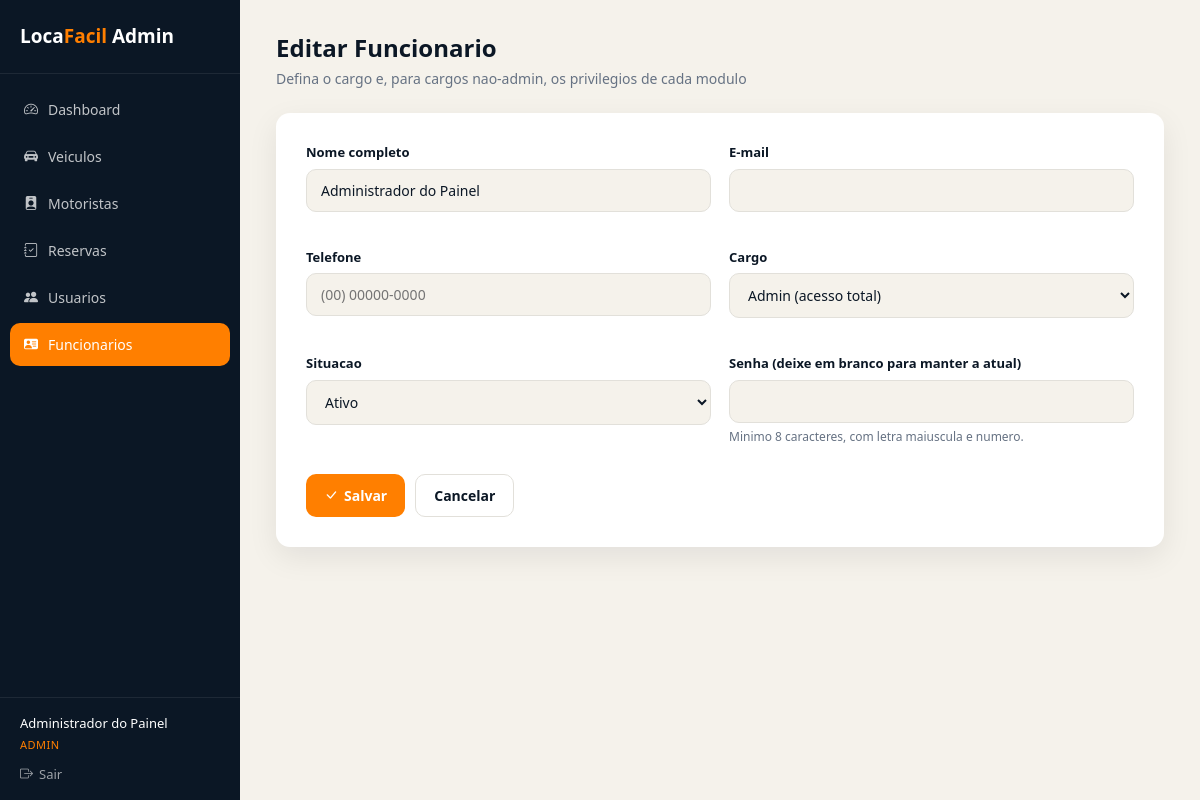
The page /admin/funcionario_form.php?id=1 (signed in) on the database its author committed.
### tables this page shows
CREATE TABLE IF NOT EXISTS funcionarios (
    id INT AUTO_INCREMENT PRIMARY KEY,
    nome VARCHAR(160) NOT NULL,
    email VARCHAR(320) NOT NULL UNIQUE,
    telefone VARCHAR(24),
    senhaHash VARCHAR(255) NOT NULL,
    cargo ENUM('admin', 'gerente', 'atendente') DEFAULT 'atendente' NOT NULL,
    situacao ENUM('ativo', 'inativo') DEFAULT 'ativo' NOT NULL,
    tentativas_login INT DEFAULT 0 NOT NULL,
    bloqueado_ate DATETIME NULL,
    createdAt TIMESTAMP DEFAULT CURRENT_TIMESTAMP,
    updatedAt TIMESTAMP DEFAULT CURRENT_TIMESTAMP ON UPDATE CURRENT_TIMESTAMP,
    INDEX idx_email_funcionario (email)
);

### admin/includes/admin_auth.php (called while the page is built, shortened)
<?php
require_once __DIR__ . '/../../includes/db.php';
function getFuncionarioLogado() {
    return [
        'id' => $_SESSION['funcionario_id'],
        'nome' => $_SESSION['funcionario_nome'],
        'cargo' => $_SESSION['funcionario_cargo'],
    ];
}
function temPermissao($modulo, $acao) {
    global $pdo;
    $funcionario = getFuncionarioLogado();
    if ($funcionario['cargo'] === 'admin') {
        return true;
    }
    $colunas = [
        'ver' => 'pode_ver',
        'criar' => 'pode_criar',
        'editar' => 'pode_editar',
        'deletar' => 'pode_deletar',
    ];
    $coluna = $colunas[$acao];
    $stmt = $pdo->prepare("SELECT $coluna FROM funcionario_permissoes WHERE funcionarioId = ? AND modulo = ?");
    $stmt->execute([$funcionario['id'], $modulo]);
    $row = $stmt->fetch();
    return $row && (bool) $row[$coluna];
}
?>

### admin/funcionario_form.php (the view, shortened to what this page needs)
<?php
require_once __DIR__ . '/includes/admin_auth.php';
$id = isset($_GET['id']) ? (int) $_GET['id'] : null;
if ($id) {
    $stmt = $pdo->prepare("SELECT * FROM funcionarios WHERE id = ?");
    $stmt->execute([$id]);
}
$paginaAtual = 'funcionarios';
$tituloPagina = $id ? 'Editar Funcionario' : 'Novo Funcionario';
$subtituloPagina = 'Defina o cargo e, para cargos nao-admin, os privilegios de cada modulo';
require __DIR__ . '/includes/layout_topo.php';
?>
<div class="form-card" style="max-width: 900px;">
    <form method="post">
        <div class="form-grid">
            <div class="form-grupo">
                <label>Nome completo</label>
                <input type="text" name="nome" required value="<?php echo htmlspecialchars($funcionario['nome']); ?>">
            </div>
            <div class="form-grupo">
                <label>E-mail</label>
                <input type="email" name="email" required value="<?php echo htmlspecialchars($funcionario['email']); ?>">
            </div>
            <div class="form-grupo">
                <label>Telefone</label>
                <input type="text" name="telefone" data-mask="telefone" placeholder="(00) 00000-0000" value="<?php echo htmlspecialchars($funcionario['telefone'] ?? ''); ?>">
            </div>
            <div class="form-grupo">
                <label>Cargo</label>
                <select name="cargo" id="campoCargo">
                    <option value="admin" <?php echo $funcionario['cargo'] === 'admin' ? 'selected' : ''; ?>>Admin (acesso total)</option>
                </select>
            </div>
            <div class="form-grupo">
                <label>Situacao</label>
                <select name="situacao">
                    <option value="ativo" <?php echo $funcionario['situacao'] === 'ativo' ? 'selected' : ''; ?>>Ativo</option>
                </select>
            </div>
            <div class="form-grupo">
                <label>Senha <?php echo $id ? '(deixe em branco para manter a atual)' : ''; ?></label>
                <input type="password" name="senha" minlength="8" <?php echo $id ? '' : 'required'; ?>>
                <small>Minimo 8 caracteres, com letra maiuscula e numero.</small>
            </div>
        </div>
        <div class="form-acoes">
            <button type="submit" class="btn-primary"><i class="bi bi-check-lg"></i> Salvar</button>
            <a href="funcionarios.php" class="btn-secondary">Cancelar</a>
        </div>
    </form>
</div>
<?php require __DIR__ . '/includes/layout_rodape.php'; ?>

### admin/includes/layout_topo.php (shortened to what this page needs)
<?php
$funcionario = getFuncionarioLogado();
?>
<!DOCTYPE html>
<html lang="pt-BR">
<head>
    <link rel="stylesheet" href="https://cdn.jsdelivr.net/npm/bootstrap-icons@1.11.3/font/bootstrap-icons.min.css">
    <link rel="stylesheet" href="css/admin.css">
</head>
<body>
    <div class="admin-app">
        <aside class="sidebar">
            <div class="logo">Loca<span>Facil</span> Admin</div>
            <nav>
                <a href="index.php" class="<?php echo $paginaAtual === 'dashboard' ? 'ativo' : ''; ?>">
                    <i class="bi bi-speedometer2"></i> Dashboard
                </a>
                <?php if (temPermissao('veiculos', 'ver')): ?>
                <a href="veiculos.php" class="<?php echo $paginaAtual === 'veiculos' ? 'ativo' : ''; ?>">
                    <i class="bi bi-car-front-fill"></i> Veiculos
                </a>
                <?php endif; ?>
                <?php if (temPermissao('motoristas', 'ver')): ?>
                <a href="motoristas.php" class="<?php echo $paginaAtual === 'motoristas' ? 'ativo' : ''; ?>">
                    <i class="bi bi-person-badge-fill"></i> Motoristas
                </a>
                <?php endif; ?>
                <?php if (temPermissao('reservas', 'ver')): ?>
                <a href="reservas.php" class="<?php echo $paginaAtual === 'reservas' ? 'ativo' : ''; ?>">
                    <i class="bi bi-journal-check"></i> Reservas
                </a>
                <?php endif; ?>
                <?php if (temPermissao('usuarios', 'ver')): ?>
                <a href="usuarios.php" class="<?php echo $paginaAtual === 'usuarios' ? 'ativo' : ''; ?>">
                    <i class="bi bi-people-fill"></i> Usuarios
                </a>
                <?php endif; ?>
                <?php if (temPermissao('funcionarios', 'ver')): ?>
                <a href="funcionarios.php" class="<?php echo $paginaAtual === 'funcionarios' ? 'ativo' : ''; ?>">
                    <i class="bi bi-person-vcard-fill"></i> Funcionarios
                </a>
                <?php endif; ?>
            </nav>
            <div class="rodape-sidebar">
                <div><?php echo htmlspecialchars($funcionario['nome']); ?></div>
                <span class="cargo"><?php echo htmlspecialchars($funcionario['cargo']); ?></span>
                <br>
                <a href="logout.php" class="sair"><i class="bi bi-box-arrow-right"></i> Sair</a>
            </div>
        </aside>
        <main class="conteudo">
            <div class="conteudo-header">
                <div>
                    <h1><?php echo htmlspecialchars($tituloPagina ?? ''); ?></h1>
                    <?php if (!empty($subtituloPagina)): ?>
                        <p><?php echo htmlspecialchars($subtituloPagina); ?></p>
                    <?php endif; ?>
                </div>
            </div>

### admin/css/admin.css (style rules this page uses)
* { margin: 0; padding: 0; box-sizing: border-box; }
:root { --primary: #ff7f00; --primary-dark: #e66e00; --dark: #0b1725; --dark-soft: #1a2a3e; --light: #f5f2eb; --white: #ffffff; --gray: #667283; --gray-light: #e2e0da; --danger: #d64545; --success: #2e9e5b; --shadow: 0 10px 30px rgba(7, 18, 30, 0.08); }
body { font-family: 'Segoe UI', Arial, sans-serif; background: var(--light); color: var(--dark); line-height: 1.5; }
a { text-decoration: none; color: inherit; }
button, input, select { font-family: inherit; font-size: 14px; }
.admin-app { display: flex; min-height: 100vh; }
.sidebar { width: 240px; background: var(--dark); color: var(--white); display: flex; flex-direction: column; flex-shrink: 0; }
.sidebar .logo { padding: 22px 20px; font-size: 19px; font-weight: 700; border-bottom: 1px solid rgba(255, 255, 255, 0.08); }
.sidebar .logo span { color: var(--primary); }
.sidebar nav { flex: 1; padding: 14px 10px; }
.sidebar nav a { display: flex; align-items: center; gap: 10px; padding: 11px 14px; border-radius: 10px; color: rgba(255, 255, 255, 0.75); font-size: 14px; margin-bottom: 4px; transition: all 0.2s; }
.sidebar nav a.ativo { background: var(--primary); color: var(--white); }
.sidebar .rodape-sidebar { padding: 16px 20px; border-top: 1px solid rgba(255, 255, 255, 0.08); font-size: 13px; }
.sidebar .rodape-sidebar .cargo { display: inline-block; margin-top: 4px; font-size: 11px; text-transform: uppercase; letter-spacing: 0.5px; color: var(--primary); }
.sidebar .rodape-sidebar a.sair { display: inline-flex; align-items: center; gap: 6px; margin-top: 10px; color: rgba(255, 255, 255, 0.6); }
.conteudo { flex: 1; padding: 30px 36px; max-width: 100%; overflow-x: auto; }
.conteudo-header { display: flex; align-items: center; justify-content: space-between; margin-bottom: 24px; flex-wrap: wrap; gap: 12px; }
.conteudo-header h1 { font-size: 24px; color: var(--dark); }
.conteudo-header p { color: var(--gray); font-size: 14px; margin-top: 2px; }
.btn-primary, .btn-secondary, .btn-danger { display: inline-flex; align-items: center; gap: 6px; padding: 10px 18px; border-radius: 10px; border: none; cursor: pointer; font-size: 14px; font-weight: 600; transition: all 0.2s; }
.btn-primary { background: var(--primary); color: var(--white); }
.btn-secondary { background: var(--white); color: var(--dark); border: 1px solid var(--gray-light); }
.form-card { background: var(--white); border-radius: 14px; box-shadow: var(--shadow); padding: 30px; max-width: 720px; }
.form-grid { display: grid; grid-template-columns: 1fr 1fr; gap: 18px; }
.form-grupo { margin-bottom: 18px; }
.form-grupo label { display: block; font-size: 13px; font-weight: 600; margin-bottom: 6px; color: var(--dark); }
.form-grupo input, .form-grupo select, .form-grupo textarea { width: 100%; padding: 11px 14px; border-radius: 10px; border: 1px solid var(--gray-light); background: var(--light); color: var(--dark); }
.form-grupo small { display: block; margin-top: 5px; color: var(--gray); font-size: 12px; }
.form-acoes { display: flex; gap: 10px; margin-top: 10px; }

### rows shown on the page
funcionarios: nome "Administrador do Painel", cargo "ADMIN", cargo "Admin (acesso total)"

### other values the page prints
$tituloPagina "Editar Funcionario"
$subtituloPagina "Defina o cargo e, para cargos nao-admin, os privilegios de cada modulo"
